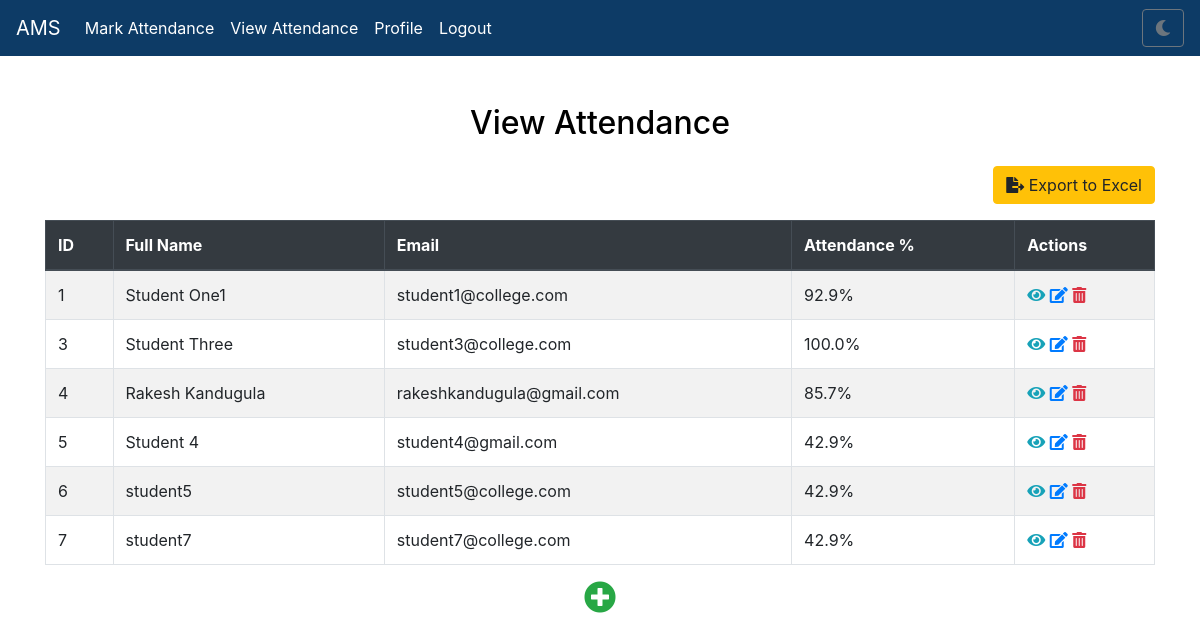
The page /view_attendance (signed in) on the database its author committed.
### app.py (models this page shows)
class Student(db.Model):
    id = db.Column(db.Integer, primary_key=True)
    full_name = db.Column(db.String(100), nullable=False)
    email = db.Column(db.String(100), unique=True, nullable=False)
    attendance_records = db.relationship('Attendance', backref='student', lazy=True)

### app.py (the view)
@app.route('/view_attendance')
@login_required
def view_attendance():
    students = Student.query.all()
    attendance_data = []
    total_classes = Attendance.query.with_entities(Attendance.date).distinct().count()
    for student in students:
        present_days = Attendance.query.filter_by(student_id=student.id, status='Present').count()
        percentage = (present_days / total_classes * 100) if total_classes > 0 else 0
        attendance_data.append({
            'id': student.id,
            'full_name': student.full_name,
            'email': student.email,
            'percentage': percentage
        })
    return render_template(
        'view_attendance.html',
        attendance_data=attendance_data,
        show_navbar=True
    )

### app.py (called while the page is built)
@app.context_processor
def inject_csrf_token():
    return dict(csrf_token=generate_csrf())

@login_manager.user_loader
def load_user(user_id):
    return Admin.query.get(int(user_id))

### templates/view_attendance.html (shortened to what this page needs)
{% extends 'base.html' %}
{% block content %}
<div class="container mt-5">
    <h2 class="text-center mb-4">View Attendance</h2>
    <div class="text-right mb-3">
        <a href="{{ url_for('export_attendance') }}" class="btn btn-warning">
            <i class="fas fa-file-export"></i> Export to Excel
        </a>
    </div>
    <table class="table table-striped table-bordered" id="attendance-table">
        <thead class="thead-dark">
            <tr>
                <th>ID</th>
                <th>Full Name</th>
                <th>Email</th>
                <th>Attendance %</th>
                <th>Actions</th>
            </tr>
        </thead>
        <tbody>
            {% for student in attendance_data %}
            <tr id="student-row-{{ student.id }}">
                <td>{{ student.id }}</td>
                <td class="name-field">
                    <span class="display-mode">{{ student.full_name }}</span>
                </td>
                <td class="email-field">
                    <span class="display-mode">{{ student.email }}</span>
                </td>
                <td>{{ "%.1f" % student.percentage }}%</td>
                <td>
                    <span class="display-mode">
                        <a class="action-link text-info" title="View Attendance" href="{{ url_for('student_details', student_id=student.id) }}">
                            <i class="fas fa-eye"></i>
                        </a>
                        <a class="action-link text-primary" title="Edit Student" onclick="enableEditMode('{{ student.id }}');">
                            <i class="fas fa-edit"></i>
                        </a>
                        <a class="action-link text-danger" title="Delete Student" onclick="confirmDeletion('{{ student.id }}');">
                            <i class="fas fa-trash-alt"></i>
                        </a>
                    </span>
                </td>
            </tr>
            {% endfor %}
        </tbody>
    </table>
    <div class="text-center">
        <span class="action-link text-success" title="Add Student" onclick="showAddStudentRow();">
            <i class="fas fa-plus-circle fa-2x"></i>
        </span>
    </div>
</div>
{% endblock %}

### static/styles.css (style rules this page uses)
body { background-color: #ffffff; color: #000000; transition: background-color 0.3s, color 0.3s; }

### rows shown on the page
Student: id "1", full_name "Student One1", email "student1@college.com", percentage "92.9"
Student: id "3", full_name "Student Three", email "student3@college.com", percentage "100.0"
Student: id "4", full_name "Rakesh Kandugula", email "rakeshkandugula@gmail.com", percentage "85.7"
Student: id "5", full_name "Student 4", email "student4@gmail.com", percentage "42.9"
Student: id "6", full_name "student5", email "student5@college.com", percentage "42.9"
Student: id "7", full_name "student7", email "student7@college.com", percentage "42.9"
